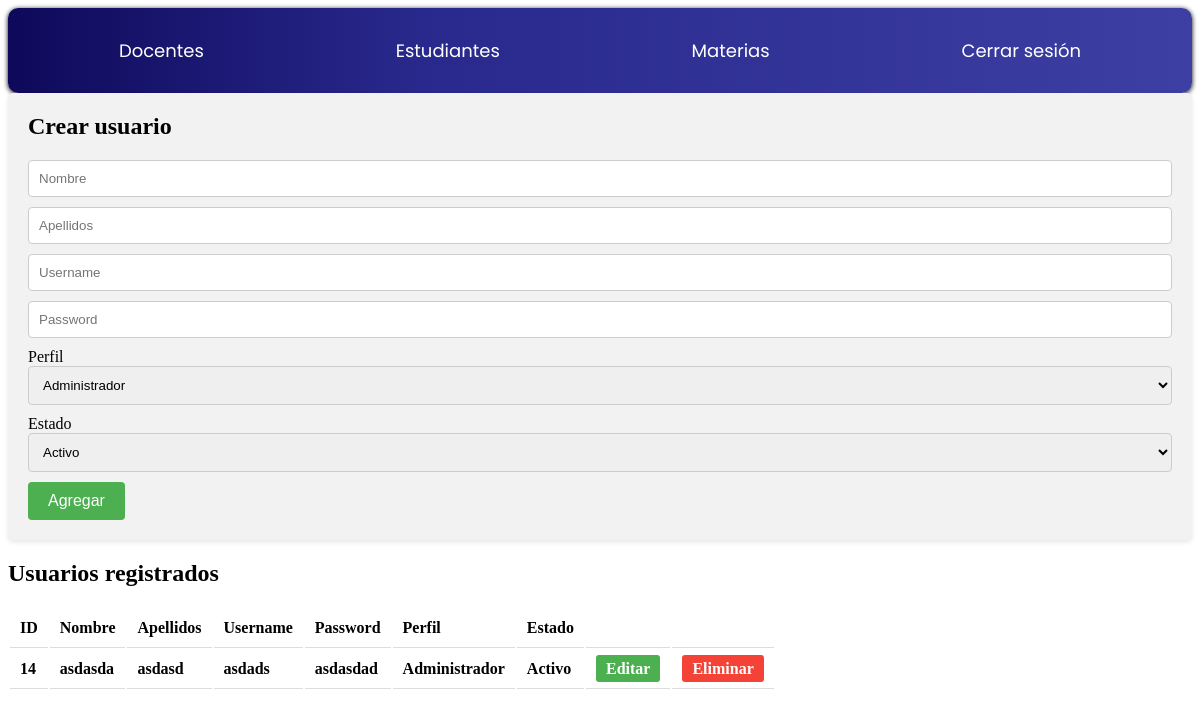
Page /Proyecto-notas--Juan/Proyecto-notas/Usuarios/index.php (signed in) on the committed database.
### tables this page shows
CREATE TABLE `usuarios` (
  `ID_USUARIOS` int(11) NOT NULL,
  `NOMBREUSU` varchar(60) NOT NULL,
  `APELLIDOUSU` varchar(60) NOT NULL,
  `USUARIO` varchar(40) NOT NULL,
  `PASSWORDU` varchar(80) NOT NULL,
  `PERFIL` varchar(30) NOT NULL,
  `ESTADO` varchar(20) NOT NULL
);

### Proyecto-notas--Juan/Proyecto-notas/Usuarios/index.php (the view, shortened to what this page needs)
<?php
$con = connection();
$sql = "SELECT * FROM usuarios";
$query = mysqli_query($con, $sql);
?>
<!DOCTYPE html>
<html lang="es">
<head>
</head>
<body>
    <div class="navbar">
        <a class="active" href="../Docentes/indexd.php">Docentes</a>
        <a class="active" href="../Estudiantes/indexes.php">Estudiantes</a>
        <a class="active" href="../Materias/index_materias.php">Materias</a>
        <a class="active" href="../Inicio.php">Cerrar sesión</a>
    </div>
    <div class="users-form">
        <h1>Crear usuario</h1>
        <form action="insert_user.php" method="POST" class="Formu">
            <input class="info" type="text" name="name" placeholder="Nombre">
            <input class="info" type="text" name="lastname" placeholder="Apellidos">
            <input class="info" type="text" name="username" placeholder="Username">
            <input class="info" type="password" name="password" placeholder="Password">
            <label for="Perfil">Perfil</label>
            <select id="Perfil" class="campoP" name="perfil">
                <option value="Administrador">Administrador</option>
            </select>
            <label for="Estado">Estado</label>
            <select id="Estado" class="campoE" name="estado">
                <option value="Activo">Activo</option>
            </select>
            <input class="btnA" type="submit" value="Agregar">
        </form>
    </div>
    <div class="users-table">
        <h2>Usuarios registrados</h2>
        <table class="tablita">
            <thead class="CamposInf">
                <tr class= "InfoCam">
                    <th>ID</th>
                    <th>Nombre</th>
                    <th>Apellidos</th>
                    <th>Username</th>
                    <th>Password</th>
                    <th>Perfil</th>
                    <th>Estado</th>
                    <th></th>
                    <th></th>
                </tr>
            </thead>
            <tbody>
                <?php while ($row = mysqli_fetch_array($query)): ?>
                    <tr>
                        <th><?= $row['ID_USUARIOS'] ?></th>
                        <th><?= $row['NOMBREUSU'] ?></th>
                        <th><?= $row['APELLIDOUSU'] ?></th>
                        <th><?= $row['USUARIO'] ?></th>
                        <th><?= $row['PASSWORDU'] ?></th>
                        <th><?= $row['PERFIL'] ?></th>
                        <th><?= $row['ESTADO'] ?></th>
                        <th><a href="update.php?ID_USUARIOS=<?= $row['ID_USUARIOS'] ?>" class="users-table--edit">Editar</a></th>
                        <th><a href="delete_user.php?ID_USUARIOS=<?= $row['ID_USUARIOS'] ?>" class="users-table--delete">Eliminar</a></th>
                    </tr>
                <?php endwhile; ?>
            </tbody>
        </table>
    </div>
</body>
</html>

### Proyecto-notas--Juan/Proyecto-notas/Usuarios/index.php (style rules this page uses)
.navbar { background: linear-gradient(90deg, rgb(14, 9, 90) 0%, rgb(41, 41, 141) 35%, rgb(62, 63, 163) 100%); box-shadow: 0 1px 5px black; overflow: hidden; display: flex; justify-content: space-around ; border-radius: 10px; padding: 15px; }
.navbar a { Font-family: 'poppins',sans-serif; float: left; display: block; text-align: center; padding: 14px 16px; text-decoration: none; font-size: large; }
.navbar a.active { color: white; }
.users-form { background-color: #f2f2f2; padding: 20px; border-radius: 5px; box-shadow: 0 2px 5px rgba(0, 0, 0, 0.1); }
h1 { font-size: 24px; margin-top: 0; }
.Formu { margin-top: 20px; }
.info { width: 100%; padding: 10px; border: 1px solid #ccc; border-radius: 4px; box-sizing: border-box; margin-bottom: 10px; }
.campoP, .campoE { width: 100%; padding: 10px; border: 1px solid #ccc; border-radius: 4px; box-sizing: border-box; margin-bottom: 10px; }
.btnA { background-color: #4CAF50; color: white; padding: 10px 20px; border: none; border-radius: 4px; cursor: pointer; font-size: 16px; }
.users-table th, .users-table td { padding: 10px; text-align: left; border-bottom: 1px solid #ddd; }
.users-table--edit, .users-table--delete { text-decoration: none; padding: 5px 10px; border-radius: 3px; color: #fff; }
.users-table--edit { background-color: #4CAF50; }
.users-table--delete { background-color: #f44336; }

### rows in the picture
usuarios: ID_USUARIOS "14", NOMBREUSU "asdasda", APELLIDOUSU "asdasd", USUARIO "asdads", PASSWORDU "asdasdad", PERFIL "Administrador", ESTADO "Activo"
